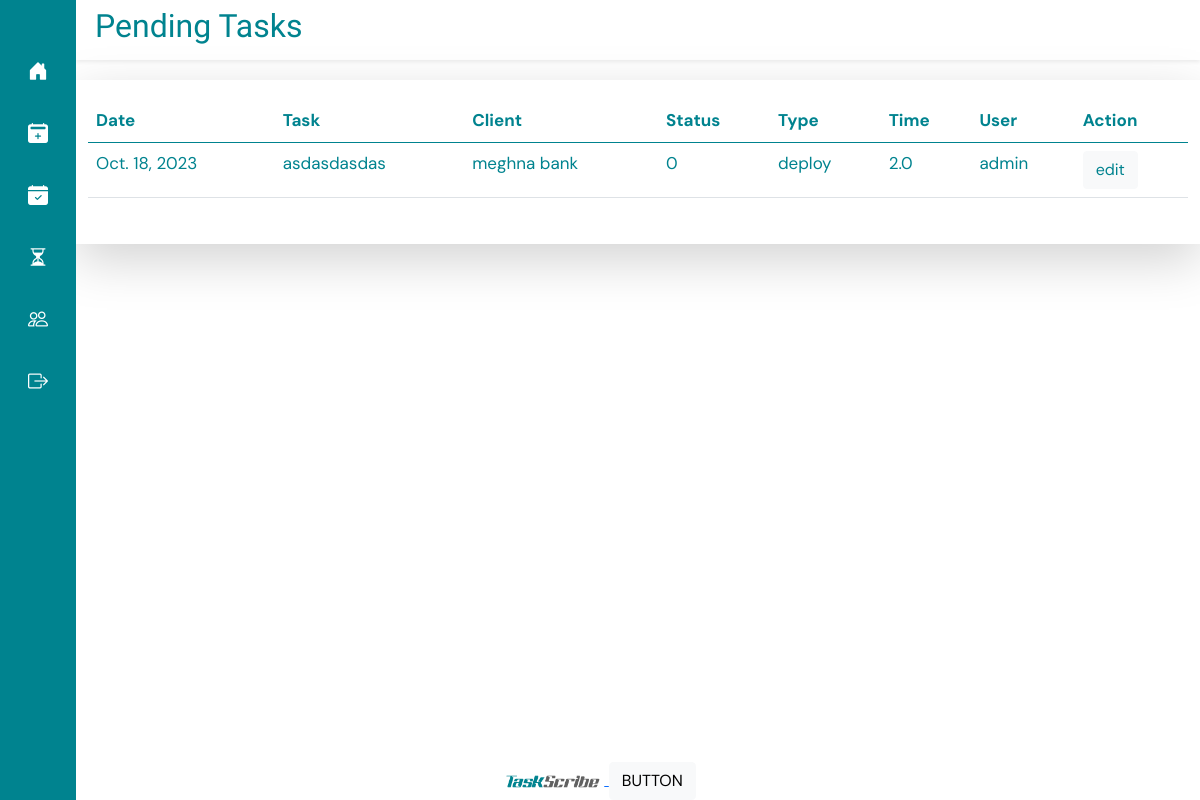
/pending-task/ (signed in), run on the app's committed database.
### taskapp/models.py (models this page shows, shortened)
class Task(models.Model):
    name = models.CharField(max_length=500,)
    user = models.ForeignKey(User, on_delete=models.PROTECT)
    type = models.ForeignKey(Type, on_delete=models.CASCADE)
    client = models.ForeignKey(Client, on_delete=models.PROTECT)
    date = models.DateField()
    status = models.CharField(max_length=1, choices=STATUS, default='0')
    time = models.FloatField()

class Client(models.Model):
    name = models.CharField(max_length=100)
    description = models.CharField(max_length=500, null=True)
    file = models.FileField(upload_to='documetns/')
    original_filename = models.CharField(max_length=255)
    uploaded_at = models.DateTimeField(auto_now_add=True)

class Type(models.Model):
    name = models.CharField(max_length=100)
    def __str__(self) -> str:
        return self.name

### taskapp/views.py (the view)
# urls.py: path('pending-task/', pending_task, name="pending_task"),
@login_required
def pending_task(request):
    userall = User.objects.get(id=request.user.id)
    pending_tasks = Task.objects.filter(user=userall, status="0")
    return render(request, "pending.html", {
        "pending_tasks" : pending_tasks
    })

### templates/pending.html (shortened to what this page needs)
{% extends 'base.html' %}
{% load static %}
{% block titlecontent %}
<div class="row shadow-sm " style="margin-top: 0px; padding: 7px; color: #00838f;">
  <h2 style="font-family: Racing Sans One;">Pending Tasks</h2>
</div>
{% endblock %}
{% block content %}
<div class="row shadow-lg" style=" padding-bottom: 30px; margin-bottom: 40px; padding-top: 20px; margin-top: 20px;">
    <div class="col-12">
    <table class=" table table-hover " style="color: #00838f;">
        <thead>
          <tr>
            <th>Date</th>
            <th>Task</th>
            <th>Client</th>
            <th>Status</th>
            <th>Type</th>
            <th>Time</th>
            <th>User</th>
            <th>Action</th>
          </tr>
        </thead>
        <tbody>
        {% for task in pending_tasks %}
          <tr>
            <td>{{ task.date }}</td>
            <td>{{ task.name }}</td>
            <td>{{ task.client.name}}</td>
            <td>{{ task.status}}</td>
            <td>{{ task.type}}</td>
            <td>{{ task.time}}</td>
            <td>{{ task.user }}</td>
            <td>
              <a href="{% url 'edit_task'  task_id=task.id %}" type="button" class="btn btn-light" style="color: #00838f;">edit</a>
            </td>
          </tr>
        {% endfor %}
        </tbody>
      </table>
    </div>
</div>
{% endblock%}

### templates/base.html (style rules this page uses)
body { font-family: 'DM Sans'; font-size: 17px; background-color: #fff ; }

### data on the page
Task: date "Oct. 18, 2023", name "asdasdasdas", client.name "meghna bank", status "0", type "deploy", time "2.0", user "admin"
